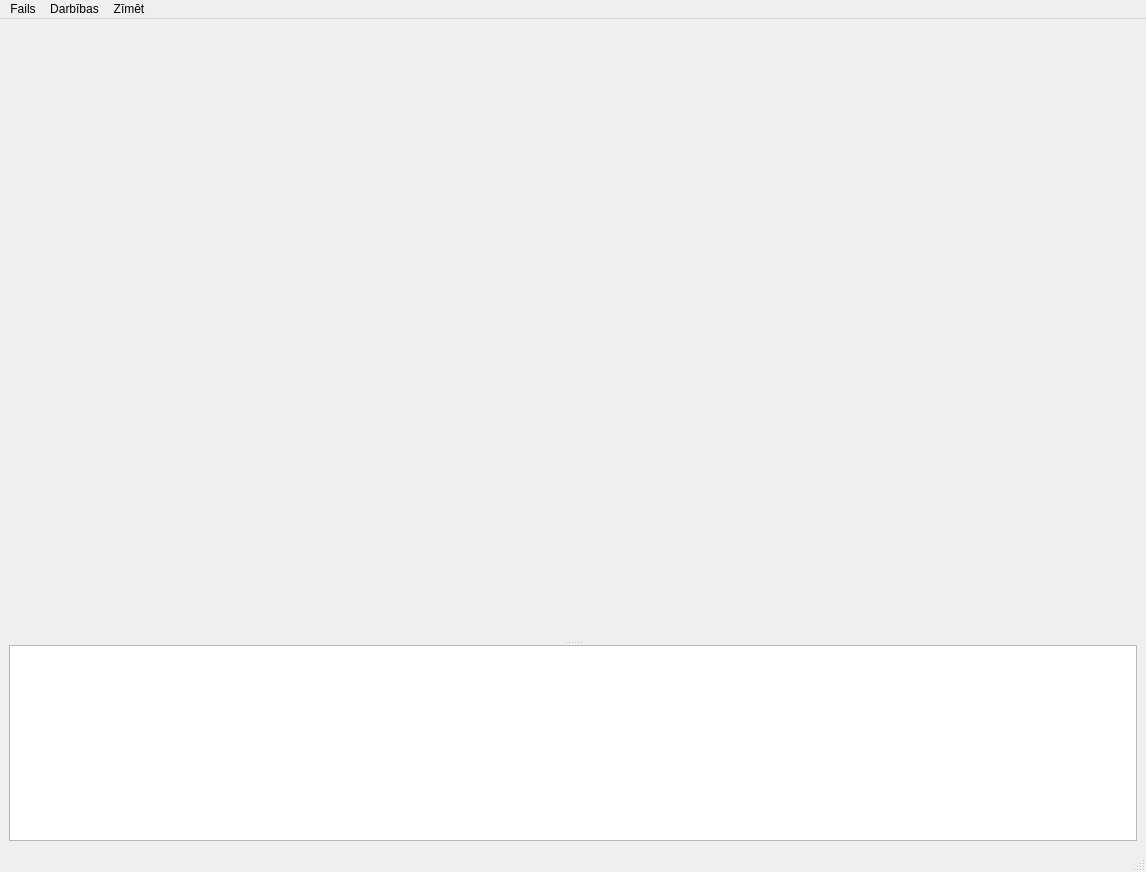
<?xml version="1.0" encoding="UTF-8"?>
<ui version="4.0">
 <class>MainWindow</class>
 <widget class="QMainWindow" name="MainWindow">
  <property name="geometry">
   <rect>
    <x>0</x>
    <y>0</y>
    <width>1146</width>
    <height>872</height>
   </rect>
  </property>
  <property name="windowTitle">
   <string>Sudrabaino mākoņu apstrādes programma</string>
  </property>
  <widget class="QWidget" name="centralwidget">
   <layout class="QVBoxLayout" name="verticalLayout">
    <item>
     <widget class="QSplitter" name="splitter">
      <property name="orientation">
       <enum>Qt::Vertical</enum>
      </property>
      <widget class="MplWidget" name="MplWidget1" native="true">
       <property name="enabled">
        <bool>true</bool>
       </property>
       <property name="minimumSize">
        <size>
         <width>0</width>
         <height>600</height>
        </size>
       </property>
      </widget>
      <widget class="QPlainTextEdit" name="console">
       <property name="font">
        <font>
         <family>Consolas</family>
         <pointsize>11</pointsize>
        </font>
       </property>
      </widget>
     </widget>
    </item>
   </layout>
  </widget>
  <widget class="QMenuBar" name="menubar">
   <property name="geometry">
    <rect>
     <x>0</x>
     <y>0</y>
     <width>1146</width>
     <height>26</height>
    </rect>
   </property>
   <widget class="QMenu" name="menuFails">
    <property name="title">
     <string>Fails</string>
    </property>
    <addaction name="actionIelas_t_att_lu"/>
    <addaction name="separator"/>
    <addaction name="actionIelas_t_projektu"/>
    <addaction name="actionSaglab_t_projektu"/>
    <addaction name="actionIelas_t_otro_projektu"/>
    <addaction name="separator"/>
    <addaction name="actionIelas_t_kontrolpunktus"/>
    <addaction name="separator"/>
    <addaction name="actionIelas_t_augstumu_karti"/>
    <addaction name="actionSaglab_t_augstumu_karti"/>
   </widget>
   <widget class="QMenu" name="menuDarb_bas">
    <property name="title">
     <string>Zīmēt</string>
    </property>
    <addaction name="actionAtt_lu"/>
    <addaction name="separator"/>
    <addaction name="actionHorizont_lo_koordin_tu_re_is"/>
    <addaction name="separator"/>
    <addaction name="actionProjic_t"/>
    <addaction name="actionProjic_t_kop"/>
    <addaction name="actionProjic_t_no_augstumu_kartes"/>
    <addaction name="actionProjic_t_kop_no_augstumu_kartes"/>
    <addaction name="separator"/>
    <addaction name="actionKontrolpunktu_augstumus"/>
    <addaction name="actionAugstumu_karti"/>
   </widget>
   <widget class="QMenu" name="menuZ_m_t">
    <property name="title">
     <string>Darbības</string>
    </property>
    <addaction name="actionCiparot_zvaigznes"/>
    <addaction name="separator"/>
    <addaction name="actionKalibr_t_kameru"/>
    <addaction name="separator"/>
    <addaction name="actionKontrolpunkti"/>
    <addaction name="separator"/>
    <addaction name="actionIzveidot_augstumu_karti"/>
    <addaction name="separator"/>
    <addaction name="actionProjekcijas_apgabals"/>
    <addaction name="actionKartes_apgabals"/>
    <addaction name="actionKameras_kalibr_cijas_parametri"/>
   </widget>
   <addaction name="menuFails"/>
   <addaction name="menuZ_m_t"/>
   <addaction name="menuDarb_bas"/>
  </widget>
  <widget class="QStatusBar" name="statusbar"/>
  <action name="actionIelas_t_att_lu">
   <property name="text">
    <string>Ielasīt attēlu</string>
   </property>
  </action>
  <action name="actionIelas_t_projektu">
   <property name="text">
    <string>Ielasīt projektu</string>
   </property>
  </action>
  <action name="actionKalibr_t_kameru">
   <property name="enabled">
    <bool>false</bool>
   </property>
   <property name="text">
    <string>Kalibrēt kameru</string>
   </property>
  </action>
  <action name="actionSaglab_t_projektu">
   <property name="enabled">
    <bool>false</bool>
   </property>
   <property name="text">
    <string>Saglabāt projektu</string>
   </property>
  </action>
  <action name="actionHorizont_lo_koordin_tu_re_is">
   <property name="enabled">
    <bool>false</bool>
   </property>
   <property name="text">
    <string>Horizontālo koordinātu režģis</string>
   </property>
  </action>
  <action name="actionCiparot_zvaigznes">
   <property name="enabled">
    <bool>false</bool>
   </property>
   <property name="text">
    <string>Ciparot zvaigznes</string>
   </property>
  </action>
  <action name="actionAtt_lu">
   <property name="enabled">
    <bool>false</bool>
   </property>
   <property name="text">
    <string>Attēls</string>
   </property>
  </action>
  <action name="actionProjic_t">
   <property name="enabled">
    <bool>false</bool>
   </property>
   <property name="text">
    <string>Projicēt</string>
   </property>
  </action>
  <action name="actionProjekcijas_apgabals">
   <property name="text">
    <string>Projekcijas apgabals</string>
   </property>
  </action>
  <action name="actionKartes_apgabals">
   <property name="text">
    <string>Kartes apgabals</string>
   </property>
  </action>
  <action name="actionIelas_t_otro_projektu">
   <property name="enabled">
    <bool>false</bool>
   </property>
   <property name="text">
    <string>Ielasīt otro projektu</string>
   </property>
  </action>
  <action name="actionProjic_t_kop">
   <property name="enabled">
    <bool>false</bool>
   </property>
   <property name="text">
    <string>Projicēt kopā</string>
   </property>
  </action>
  <action name="actionKontrolpunkti">
   <property name="enabled">
    <bool>false</bool>
   </property>
   <property name="text">
    <string>Kontrolpunkti</string>
   </property>
  </action>
  <action name="actionIelas_t_kontrolpunktus">
   <property name="enabled">
    <bool>false</bool>
   </property>
   <property name="text">
    <string>Ielasīt kontrolpunktus</string>
   </property>
  </action>
  <action name="actionKontrolpunktu_augstumus">
   <property name="enabled">
    <bool>false</bool>
   </property>
   <property name="text">
    <string>Kontrolpunktu augstumus</string>
   </property>
  </action>
  <action name="actionIzveidot_augstumu_karti">
   <property name="enabled">
    <bool>false</bool>
   </property>
   <property name="text">
    <string>Izveidot augstumu karti</string>
   </property>
  </action>
  <action name="actionSaglab_t_augstumu_karti">
   <property name="enabled">
    <bool>false</bool>
   </property>
   <property name="text">
    <string>Saglabāt augstumu karti</string>
   </property>
  </action>
  <action name="actionIelas_t_augstumu_karti">
   <property name="enabled">
    <bool>false</bool>
   </property>
   <property name="text">
    <string>Ielasīt augstumu karti</string>
   </property>
  </action>
  <action name="actionAugstumu_karti">
   <property name="enabled">
    <bool>false</bool>
   </property>
   <property name="text">
    <string>Augstumu karti</string>
   </property>
  </action>
  <action name="actionProjic_t_no_augstumu_kartes">
   <property name="enabled">
    <bool>false</bool>
   </property>
   <property name="text">
    <string>Projicēt no augstumu kartes</string>
   </property>
  </action>
  <action name="actionProjic_t_kop_no_augstumu_kartes">
   <property name="enabled">
    <bool>false</bool>
   </property>
   <property name="text">
    <string>Projicēt kopā no augstumu kartes</string>
   </property>
  </action>
  <action name="actionKameras_kalibr_cijas_parametri">
   <property name="text">
    <string>Kameras kalibrācijas parametri</string>
   </property>
  </action>
 </widget>
 <customwidgets>
  <customwidget>
   <class>MplWidget</class>
   <extends>QWidget</extends>
   <header>mplwidget.h</header>
   <container>1</container>
  </customwidget>
 </customwidgets>
 <resources/>
 <connections/>
</ui>
